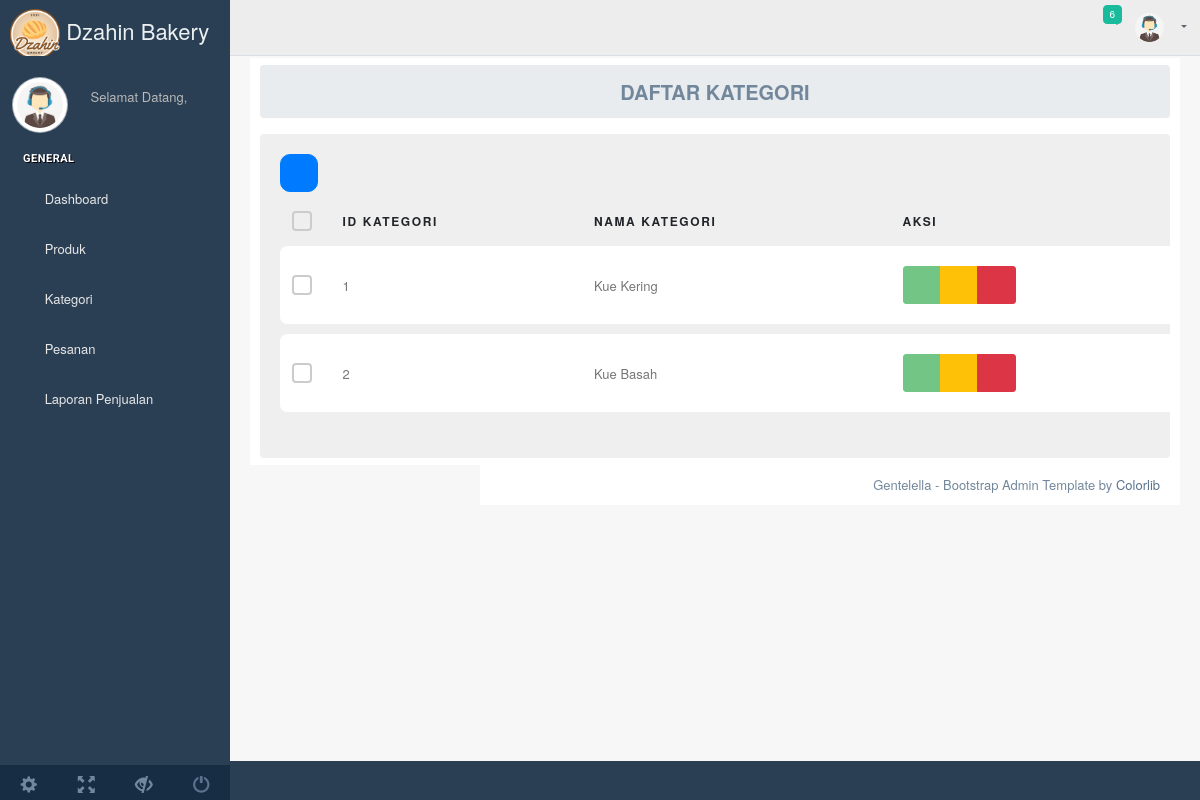
The app's page /index.php/admin/kategori with its own data.
### tables this page shows
CREATE TABLE `tbl_kategori` (
  `idKategori` int(11) NOT NULL,
  `namaKategori` varchar(30) NOT NULL
);

### application/controllers/Admin.php (called while the page is built, shortened)
<?php
class Admin extends CI_Controller
{
  public function __construct()
  {
    $this->load->library('form_validation');
    $this->load->model('Madmin');
  }
    public function kategori()
      {
          $data['kategori'] = $this->Madmin->get_all_data('tbl_kategori')->result();
          $this->load->view('admin/sidebar');
          $this->load->view('admin/menu');
          $this->load->view('admin/kategori', $data);
          $this->load->view('admin/footer');
      }
}

### index.php (called while the page is built, shortened)
<?php
require_once BASEPATH.'core/CodeIgniter.php';

### application/models/Madmin.php (called while the page is built, shortened)
<?php
class Madmin extends CI_Model
{
  public function get_all_data($tabel)
  {
    $q = $this->db->get($tabel);
    return $q;
  }
}

### application/views/admin/kategori.php (the view, shortened to what this page needs)
<div class="right_col" role="main">
    <div class="row mt-5">
        <div class="col-md-12 col-sm-12">
            <div class="dashboard_graph">
                <div class="row justify-content-center">
                    <div class="col-md-12">
                        <nav aria-label=" breadcrumb">
                            <ol class="breadcrumb justify-content-center">
                                <a class="breadcrumb-item" aria-current="page" style="font-size:20px;"><b>DAFTAR KATEGORI</b></a>
                            </ol>
                        </nav>
                    </div>
                    <div class="col-md-12">
                        <div class="row justify-content-center">
                            <div class="col-md-12">
                                <div class="table-responsive custom-table-responsive">
                                  <table class="table custom-table">
                                      <thead>
                                      <button type="button" class="btn btn-primary" style="border-radius: 10px;" data-toggle="tooltip" data-placement="right" title="Tambah Kategori">
                                          <a class="btn-primary" href="#" data-toggle="modal"  data-target="#tambahkategori" ><i class="fa fa-plus"></i></a></button>
                                      <tr>
                                          <th scope="col" class="align-text-top">
                                          <label class="control control--checkbox">
                                              <div class="control__indicator"></div>
                                          </label>
                                          </th>
                                          <th scope="col" class="align-middle">id Kategori</th>
                                          <th scope="col" class="align-middle">Nama Kategori</th>
                                          <th scope="col" class="align-middle">Aksi</th>
                                      </tr>
                                      </thead>
                                      <tbody>
                                      <tr scope="row">
                                          <?php foreach ($kategori as $val) { ?>
                                          <th scope="row" class="align-middle">
                                          <label class="control control--checkbox">
                                              <div class="control__indicator"></div>
                                          </label>
                                          </th>
                                          <td class="align-middle">
                                          <?php echo $val->idKategori; ?>
                                          </td>
                                          <td class="align-middle">
                                          <?php echo $val->namaKategori; ?>
                                          </td>
                                          <td class="align-middle">
                                              <div class="btn-group">
                                                  <button type="button" class="btn btn-success" data-toggle="tooltip" data-placement="top" title="Lihat Daftar Produk" disabled>
                                                      <a class="disabled-link" data-toggle="modal"  data-target="#detailproduk" ><i class="fa fa-eye"></i></a></button>
                                                  <button type="button" class="btn btn-warning" data-toggle="tooltip" data-placement="top" title="Edit Kategori">
                                                      <a class="btn-warning" href="#" data-toggle="modal"  data-target="#editkategori<?php echo $val->idKategori ?>" ><i class="fa fa-edit"></i></a></button>
                                                  <button type="button" class="btn btn-danger" data-toggle="tooltip" data-placement="top" title="Delete Kategori">
                                                      <a class="btn-danger" href="<?php echo site_url('admin/delete_kategori/' . $val->idKategori); ?>" onclick="return confirm('Yakin Akan Hapus Data Ini?')"><i class="fa fa-trash"></i></a></button>
                                              </div>
                                          </td>
                                      </tr>
                                      <tr class="spacer"><td colspan="100"></td></tr>
                                      <?php } ?>
                                      </tbody>
                                  </table>
                                </div>
                            </div>
                    </div>
                </div>
            </div>
        </div>
    </div>
</div>

### records on screen
tbl_kategori: idKategori "1", namaKategori "Kue Kering"
tbl_kategori: idKategori "2", namaKategori "Kue Basah"
